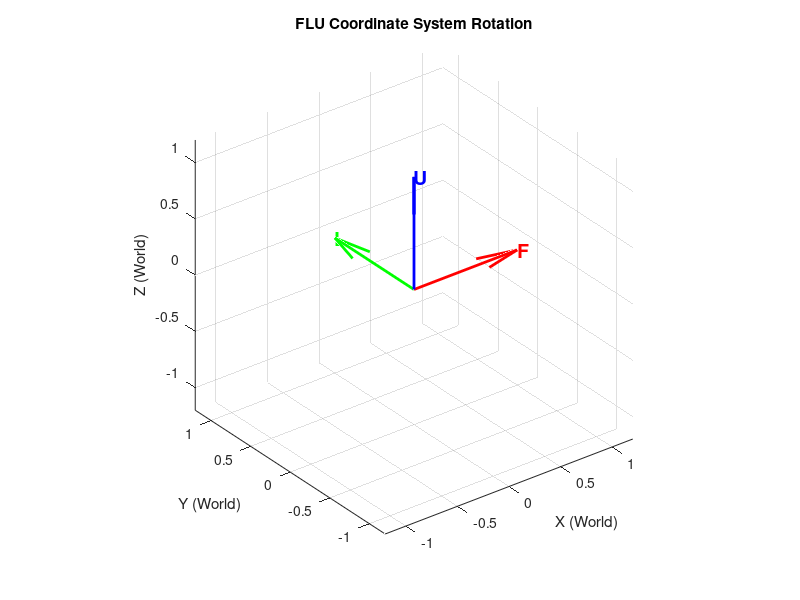

Write the MATLAB code that produced this figure. (Note: this script raises an error after producing the figure.)
clear; close all; clc;
origin = [0, 0, 0];
F_axis = [1, 0, 0];
L_axis = [0, 1, 0];
U_axis = [0, 0, 1];

duration = 3;
fps = 30;
total_frames = duration * fps;

angle_rpy = zeros([total_frames, 3]);
time = linspace(0, 5, total_frames/3);
angle_rpy(1:total_frames/3, 1) = 90*sin(2*pi*0.1*time)';
angle_rpy(total_frames/3+1:total_frames*2/3, 2) = 90*sin(2*pi*0.1*time)';
angle_rpy(total_frames*2/3+1:end, 3) = 90*sin(2*pi*0.1*time)';

fig1 = figure();
hold on;
grid on;
axis equal;
view(3);
axis([-1.2 1.2 -1.2 1.2 -1.2 1.2]);
xlabel('X (World)');
ylabel('Y (World)');
zlabel('Z (World)');

q_F = quiver3(origin(1), origin(2), origin(3), F_axis(1), F_axis(2), F_axis(3), 1, 'r', 'LineWidth', 2);
q_L = quiver3(origin(1), origin(2), origin(3), L_axis(1), L_axis(2), L_axis(3), 1, 'g', 'LineWidth', 2);
q_U = quiver3(origin(1), origin(2), origin(3), U_axis(1), U_axis(2), U_axis(3), 1, 'b', 'LineWidth', 2);

t_F = text(F_axis(1), F_axis(2), F_axis(3), 'F', 'Color', 'r', 'FontSize', 14, 'FontWeight', 'bold');
t_L = text(L_axis(1), L_axis(2), L_axis(3), 'L', 'Color', 'g', 'FontSize', 14, 'FontWeight', 'bold');
t_U = text(U_axis(1), U_axis(2), U_axis(3), 'U', 'Color', 'b', 'FontSize', 14, 'FontWeight', 'bold');

h_title = title('FLU Coordinate System Rotation');
gif_name = 'asset/frame_rotation.gif';
for f = 1:total_frames
    % t = (frame - 1) / fps;
    % yaw   = 90 * sin(2 * pi * 0.1 * t);
    % % pitch = 20 * sin(2 * pi * 0.2 * t);
    % % roll  = 45 * sin(2 * pi * 0.5 * t);
    % pitch = 0;
    % roll  = 0;
    roll = angle_rpy(f, 1);
    pitch = angle_rpy(f, 2);
    yaw = angle_rpy(f, 3);

    eul = [deg2rad(yaw), deg2rad(pitch), deg2rad(roll)];
    rotm = eul2rotm(eul, 'ZYX');
    
    F_rotated = (rotm * F_axis')';
    L_rotated = (rotm * L_axis')';
    U_rotated = (rotm * U_axis')';
    
    set(q_F, 'UData', F_rotated(1), 'VData', F_rotated(2), 'WData', F_rotated(3));
    set(q_L, 'UData', L_rotated(1), 'VData', L_rotated(2), 'WData', L_rotated(3));
    set(q_U, 'UData', U_rotated(1), 'VData', U_rotated(2), 'WData', U_rotated(3));
    
    set(t_F, 'Position', F_rotated * 1.1);
    set(t_L, 'Position', L_rotated * 1.1);
    set(t_U, 'Position', U_rotated * 1.1);
    drawnow;
    pause(0.001);
    frame = getframe(fig1);
    img = frame2im(frame);
    [imind, cm] = rgb2ind(img,256);

    if f == 1
        imwrite(imind,cm,gif_name,'gif','Loopcount',1,'DelayTime',1/30);
    else
        imwrite(imind,cm,gif_name,'gif','WriteMode','append','DelayTime',1/30);
    end
end